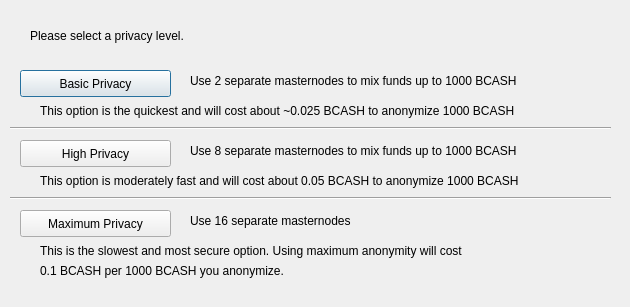
<?xml version="1.0" encoding="UTF-8"?>
<ui version="4.0">
 <class>DarksendConfig</class>
 <widget class="QDialog" name="DarksendConfig">
  <property name="geometry">
   <rect>
    <x>0</x>
    <y>0</y>
    <width>630</width>
    <height>307</height>
   </rect>
  </property>
  <property name="windowTitle">
   <string>Configure PrivateSend</string>
  </property>
  <widget class="QPushButton" name="buttonBasic">
   <property name="geometry">
    <rect>
     <x>20</x>
     <y>70</y>
     <width>151</width>
     <height>27</height>
    </rect>
   </property>
   <property name="text">
    <string>Basic Privacy</string>
   </property>
  </widget>
  <widget class="QPushButton" name="buttonHigh">
   <property name="geometry">
    <rect>
     <x>20</x>
     <y>140</y>
     <width>151</width>
     <height>27</height>
    </rect>
   </property>
   <property name="text">
    <string>High Privacy</string>
   </property>
  </widget>
  <widget class="QPushButton" name="buttonMax">
   <property name="geometry">
    <rect>
     <x>20</x>
     <y>210</y>
     <width>151</width>
     <height>27</height>
    </rect>
   </property>
   <property name="text">
    <string>Maximum Privacy</string>
   </property>
  </widget>
  <widget class="QLabel" name="label">
   <property name="geometry">
    <rect>
     <x>30</x>
     <y>20</y>
     <width>571</width>
     <height>31</height>
    </rect>
   </property>
   <property name="text">
    <string>Please select a privacy level.</string>
   </property>
  </widget>
  <widget class="QLabel" name="label_2">
   <property name="geometry">
    <rect>
     <x>190</x>
     <y>70</y>
     <width>421</width>
     <height>21</height>
    </rect>
   </property>
   <property name="text">
    <string>Use 2 separate masternodes to mix funds up to 1000 BCASH</string>
   </property>
  </widget>
  <widget class="QLabel" name="label_3">
   <property name="geometry">
    <rect>
     <x>190</x>
     <y>140</y>
     <width>411</width>
     <height>21</height>
    </rect>
   </property>
   <property name="text">
    <string>Use 8 separate masternodes to mix funds up to 1000 BCASH</string>
   </property>
  </widget>
  <widget class="QLabel" name="label_4">
   <property name="geometry">
    <rect>
     <x>190</x>
     <y>210</y>
     <width>421</width>
     <height>21</height>
    </rect>
   </property>
   <property name="text">
    <string>Use 16 separate masternodes</string>
   </property>
  </widget>
  <widget class="QLabel" name="label_6">
   <property name="geometry">
    <rect>
     <x>40</x>
     <y>100</y>
     <width>561</width>
     <height>21</height>
    </rect>
   </property>
   <property name="text">
    <string>This option is the quickest and will cost about ~0.025 BCASH to anonymize 1000 BCASH</string>
   </property>
  </widget>
  <widget class="QLabel" name="label_7">
   <property name="geometry">
    <rect>
     <x>40</x>
     <y>170</y>
     <width>561</width>
     <height>21</height>
    </rect>
   </property>
   <property name="text">
    <string>This option is moderately fast and will cost about 0.05 BCASH to anonymize 1000 BCASH</string>
   </property>
  </widget>
  <widget class="QLabel" name="label_8">
   <property name="geometry">
    <rect>
     <x>40</x>
     <y>240</y>
     <width>561</width>
     <height>21</height>
    </rect>
   </property>
   <property name="text">
    <string>This is the slowest and most secure option. Using maximum anonymity will cost</string>
   </property>
  </widget>
  <widget class="QLabel" name="label_9">
   <property name="geometry">
    <rect>
     <x>40</x>
     <y>260</y>
     <width>561</width>
     <height>21</height>
    </rect>
   </property>
   <property name="text">
    <string>0.1 BCASH per 1000 BCASH you anonymize.</string>
   </property>
  </widget>
  <widget class="Line" name="line">
   <property name="geometry">
    <rect>
     <x>10</x>
     <y>120</y>
     <width>601</width>
     <height>16</height>
    </rect>
   </property>
   <property name="orientation">
    <enum>Qt::Horizontal</enum>
   </property>
  </widget>
  <widget class="Line" name="line_2">
   <property name="geometry">
    <rect>
     <x>10</x>
     <y>190</y>
     <width>601</width>
     <height>16</height>
    </rect>
   </property>
   <property name="orientation">
    <enum>Qt::Horizontal</enum>
   </property>
  </widget>
 </widget>
 <resources/>
 <connections/>
</ui>
